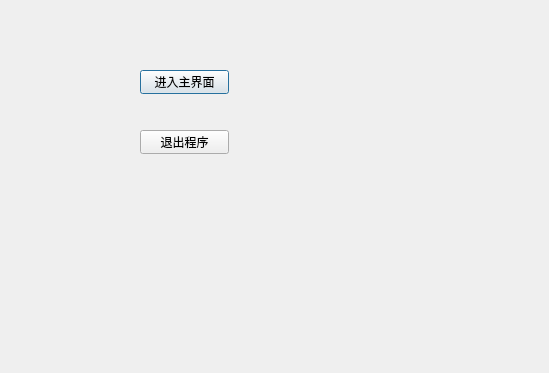
<?xml version="1.0" encoding="UTF-8"?>
<ui version="4.0">
 <class>myDialog</class>
 <widget class="QDialog" name="myDialog">
  <property name="geometry">
   <rect>
    <x>0</x>
    <y>0</y>
    <width>549</width>
    <height>373</height>
   </rect>
  </property>
  <property name="windowTitle">
   <string>Dialog</string>
  </property>
  <widget class="QPushButton" name="pushButton">
   <property name="geometry">
    <rect>
     <x>140</x>
     <y>70</y>
     <width>89</width>
     <height>24</height>
    </rect>
   </property>
   <property name="text">
    <string>进入主界面</string>
   </property>
  </widget>
  <widget class="QPushButton" name="pushButton_2">
   <property name="geometry">
    <rect>
     <x>140</x>
     <y>130</y>
     <width>89</width>
     <height>24</height>
    </rect>
   </property>
   <property name="text">
    <string>退出程序</string>
   </property>
  </widget>
 </widget>
 <resources/>
 <connections>
  <connection>
   <sender>pushButton_2</sender>
   <signal>clicked()</signal>
   <receiver>myDialog</receiver>
   <slot>close()</slot>
   <hints>
    <hint type="sourcelabel">
     <x>216</x>
     <y>135</y>
    </hint>
    <hint type="destinationlabel">
     <x>273</x>
     <y>188</y>
    </hint>
   </hints>
  </connection>
 </connections>
</ui>
